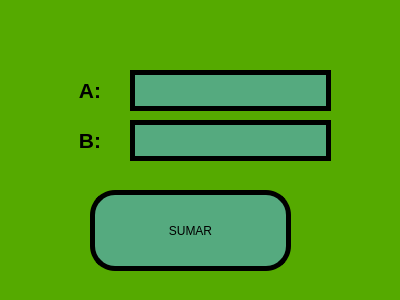
<?xml version="1.0" encoding="UTF-8"?>
<ui version="4.0">
 <class>Dialog</class>
 <widget class="QDialog" name="Dialog">
  <property name="geometry">
   <rect>
    <x>0</x>
    <y>0</y>
    <width>400</width>
    <height>300</height>
   </rect>
  </property>
  <property name="windowTitle">
   <string>Dialog</string>
  </property>
  <property name="styleSheet">
   <string notr="true">background-color: rgb(85, 170, 0);</string>
  </property>
  <widget class="QLabel" name="label">
   <property name="geometry">
    <rect>
     <x>40</x>
     <y>70</y>
     <width>61</width>
     <height>41</height>
    </rect>
   </property>
   <property name="font">
    <font>
     <pointsize>16</pointsize>
     <weight>75</weight>
     <bold>true</bold>
    </font>
   </property>
   <property name="text">
    <string>A:</string>
   </property>
   <property name="alignment">
    <set>Qt::AlignRight|Qt::AlignTrailing|Qt::AlignVCenter</set>
   </property>
  </widget>
  <widget class="QLineEdit" name="txt_a">
   <property name="geometry">
    <rect>
     <x>130</x>
     <y>70</y>
     <width>201</width>
     <height>41</height>
    </rect>
   </property>
   <property name="styleSheet">
    <string notr="true">background-color: rgb(85, 170, 127);
border: 5px solid black;
border-radius: 25px;</string>
   </property>
  </widget>
  <widget class="QLabel" name="label_2">
   <property name="geometry">
    <rect>
     <x>40</x>
     <y>120</y>
     <width>61</width>
     <height>41</height>
    </rect>
   </property>
   <property name="font">
    <font>
     <pointsize>16</pointsize>
     <weight>75</weight>
     <bold>true</bold>
    </font>
   </property>
   <property name="text">
    <string>B:</string>
   </property>
   <property name="alignment">
    <set>Qt::AlignRight|Qt::AlignTrailing|Qt::AlignVCenter</set>
   </property>
  </widget>
  <widget class="QPushButton" name="btn_sumar">
   <property name="geometry">
    <rect>
     <x>90</x>
     <y>190</y>
     <width>201</width>
     <height>81</height>
    </rect>
   </property>
   <property name="styleSheet">
    <string notr="true">background-color: rgb(85, 170, 127);
border: 5px solid black;
border-radius: 25px;</string>
   </property>
   <property name="text">
    <string>SUMAR</string>
   </property>
  </widget>
  <widget class="QLineEdit" name="txt_b">
   <property name="geometry">
    <rect>
     <x>130</x>
     <y>120</y>
     <width>201</width>
     <height>41</height>
    </rect>
   </property>
   <property name="styleSheet">
    <string notr="true">background-color: rgb(85, 170, 127);
border: 5px solid black;
border-radius: 25px;</string>
   </property>
  </widget>
 </widget>
 <resources/>
 <connections/>
</ui>
